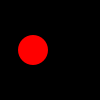
Frame 1 (no input)
Frame 60 (the mouse pressed at the canvas centre just before this capture): identical to frame 1, image omitted
Frame 120 (the mouse held since frame 60 and released just before this capture): identical to frame 1, image omitted

The Processing sketch that drew this single still picture (run headless with seeded random() and noise(); from frame 60 on, the mouse is pressed at the canvas centre):

// Processing sketch: Spot_Version7_0
// ── Spot_Version7_0.pde
Spot sp;

void setup()
{
  size (100,100);
  noStroke();
  sp = new Spot(33, 50, 30);
  println("After constructor, the value of the diameter is " + sp.getDiameter());
  // Now change the value of the diameter
  sp.setDiameter(40000);
  println("After setter, the value of the diameter is " + sp.getDiameter());
}

void draw()
{
  background(0);
  sp.colour(255,0,0);
  sp.display();
}
// ── Spot.pde
public class Spot 
{
  private float xCoord, yCoord;
  private float diameter;
  private int red, green, blue, gray;
  
  Spot()
  {
  }
   
  Spot(float xCoord, float yCoord, float diameter)
  {
    this.xCoord = xCoord;
    this.yCoord = yCoord;   
    this.diameter = diameter;
  }

  void display()
  {
    ellipse(this.xCoord, this.yCoord, this.diameter, this.diameter);
  }
  
  void colour(int red, int green, int blue)
  {
     this.red = red;
     this.green = green;
     this.blue = blue;
     fill(this.red, this.green, this.blue);
  }

  void colour(int gray){
    this.gray = gray; 
    fill (this.gray);
  }
 
  //------------------//
  //     getters      //
  //------------------//
  public float getDiameter(){
     return diameter;
  }

  public float xCoord(){
    return xCoord;
  }
  
  public float yCoord(){
    return yCoord;
  }
  
  public int getRed(){
    return red;
  }
  
  public int getGreen(){
    return green;
  }
  
  public int getBlue(){
    return blue;
  }
  
  public int getGray(){
    return gray;
  }
  
  //------------------//
  //     setters      //
  //------------------//
  public void setDiameter(float diameter){
    if ((diameter > 0) && (diameter < 500)){
        this.diameter = diameter;
    }
  } 
  
  public void setXCoord(float xCoord){
     this.xCoord = xCoord;
  } 

  public void setYCoord(float yCoord){
     this.yCoord = yCoord;
  } 

  public void setRed(int red){
      this.red = red;
  } 

  public void setGreen(int green) {
      this.green = green;
  } 

  public void setBlue(int blue){
      this.blue = blue;
    }
   

  public void setGray(int gray){
       this.gray = gray;
  } 

}
